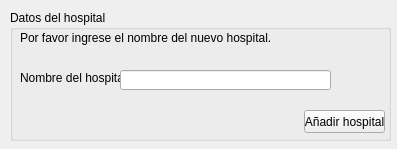
<?xml version="1.0" encoding="UTF-8"?>
<ui version="4.0">
 <class>add_hospital_form</class>
 <widget class="QWidget" name="add_hospital_form">
  <property name="geometry">
   <rect>
    <x>0</x>
    <y>0</y>
    <width>397</width>
    <height>149</height>
   </rect>
  </property>
  <property name="windowTitle">
   <string>Añadir hospital</string>
  </property>
  <widget class="QGroupBox" name="hospital_info">
   <property name="geometry">
    <rect>
     <x>10</x>
     <y>10</y>
     <width>381</width>
     <height>131</height>
    </rect>
   </property>
   <property name="title">
    <string>Datos del hospital</string>
   </property>
   <widget class="QLabel" name="text_hospital_name">
    <property name="geometry">
     <rect>
      <x>10</x>
      <y>60</y>
      <width>101</width>
      <height>16</height>
     </rect>
    </property>
    <property name="text">
     <string>Nombre del hospital</string>
    </property>
   </widget>
   <widget class="QLineEdit" name="hospital_name">
    <property name="geometry">
     <rect>
      <x>110</x>
      <y>60</y>
      <width>211</width>
      <height>20</height>
     </rect>
    </property>
    <property name="layoutDirection">
     <enum>Qt::LeftToRight</enum>
    </property>
    <property name="text">
     <string/>
    </property>
   </widget>
   <widget class="QLabel" name="instructions_add_hospital">
    <property name="geometry">
     <rect>
      <x>10</x>
      <y>20</y>
      <width>331</width>
      <height>16</height>
     </rect>
    </property>
    <property name="text">
     <string>Por favor ingrese el nombre del nuevo hospital.</string>
    </property>
   </widget>
   <widget class="QPushButton" name="button_add_hospital">
    <property name="geometry">
     <rect>
      <x>294</x>
      <y>100</y>
      <width>81</width>
      <height>23</height>
     </rect>
    </property>
    <property name="text">
     <string>Añadir hospital</string>
    </property>
   </widget>
  </widget>
 </widget>
 <resources/>
 <connections/>
</ui>
